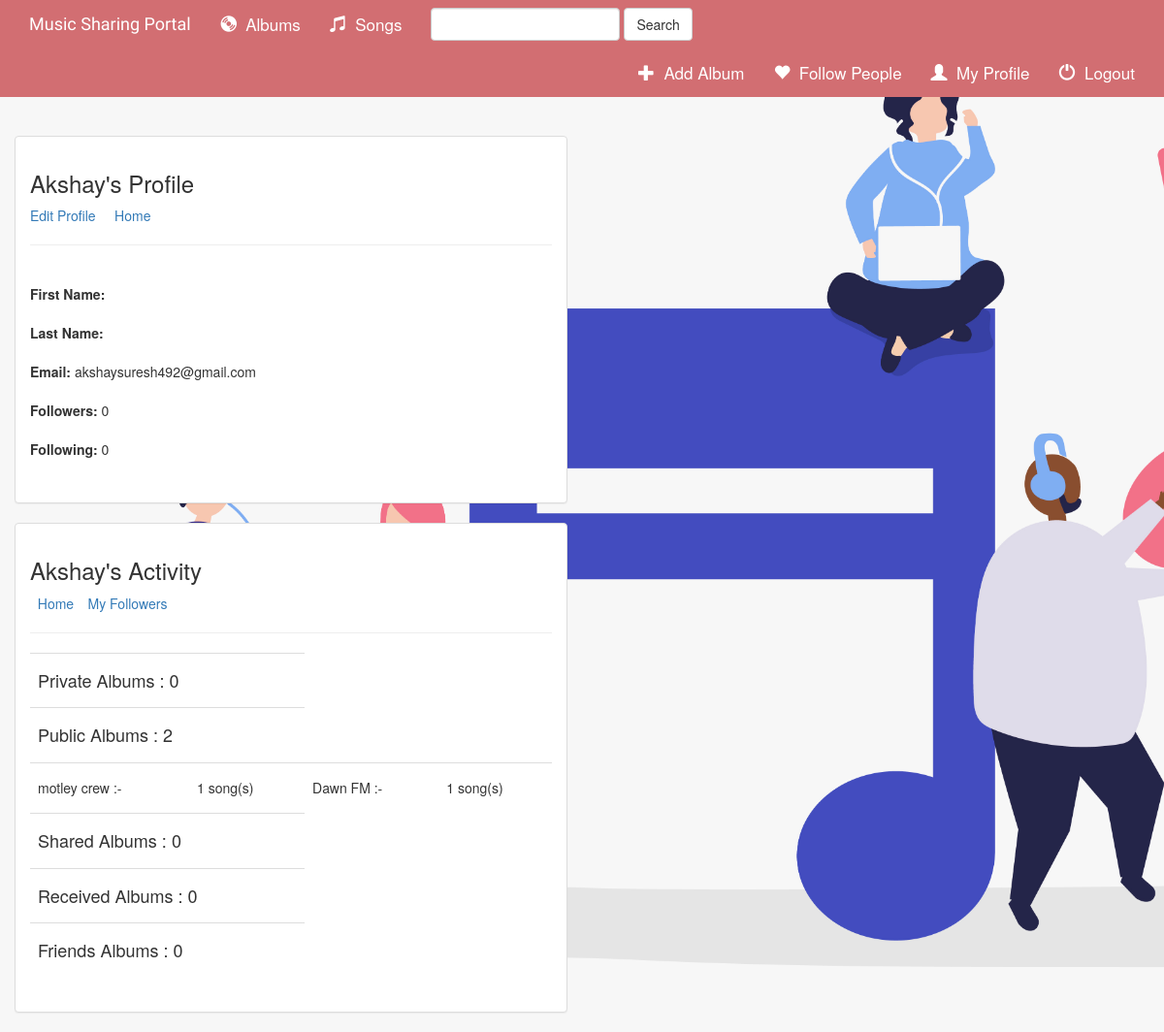
Page /users/profile/ (signed in) on the committed database.
### music/models.py (models this page shows, shortened)
class Album(models.Model):
    user = models.ForeignKey(User, default=1,on_delete=models.CASCADE)
    artist = models.CharField(max_length=250)
    album_title = models.CharField(max_length=500)
    genre = models.CharField(max_length=100)
    album_logo = models.FileField(upload_to="album_logos/")
    is_favorite = models.BooleanField(default=False)
    is_private = models.BooleanField(default=True,help_text="Is this a private album ? ")
    total_songs = models.IntegerField(default=0)
    shared = models.BooleanField(default=False)

### users/views.py (the view)
# urls.py: path('profile/', views.profile, name="profile"),
def profile(request):
    followee = Friend.objects.filter(follower__username__exact=request.user.username)
    following_count = followee.count()
    friends_albums = []
    for follo in followee:
        x = Album.objects.filter(Q(user=follo.followee)).exclude(is_private=True)
        friends_albums = list(chain(friends_albums, x))
    print(friends_albums)
    received_albums = Shared_album.objects.filter(receiver=request.user)
    public_albums = Album.objects.exclude(user=request.user).filter(is_private=False)
    private_albums = Album.objects.filter(user=request.user,is_private=True)
    followers = Friend.objects.filter(followee__username__exact=request.user.username)
    followers_count = followers.count()
    list_of_ids = []
    for pa in private_albums:
        list_of_ids.append(pa.id)
    shared_albums = Shared_album.objects.filter(album_title_id__in=list_of_ids)
    context = {
        'private_albums': private_albums,  # unique albums
        'received_albums': received_albums,
        'public_albums': public_albums,
        'shared_albums':shared_albums,
        'friends_albums': friends_albums,
        'following_count':following_count,
        'followers_count': followers_count
    }
    return render(request, 'users/profile.html', context)

### templates/users/profile.html (shortened to what this page needs)
{% extends 'base.html' %}
{% block body %}
     <br><br>
    <div class="container-fluid">
        <div class="row">
            <div class="col-sm-12 col-md-6">
                <div class="panel panel-default">
                    <div class="panel-body">
                        <h3>{{ request.session.username }}'s Profile</h3>
                        <a href="{% url 'users:edit_profile' %}">Edit Profile</a>&nbsp;&nbsp;&nbsp;&nbsp;
                        <a href="{% url 'users:index' %}">Home</a>
                        <hr>
                        <br>
                        <p>
                            <b>First Name:</b> {{ request.session.first_name }}<br><br>
                            <b>Last Name:</b> {{ request.session.last_name }} <br><br>
                            <b>Email:</b> {{ request.session.email }} <br><br>
                            <b>Followers:</b> {{ followers_count }} <br><br>
                            <b>Following:</b> {{ following_count }} <br><br>
                        </p>
                    </div>
                </div>
            </div>
        </div>
        <div class="row">
            <div class="col-sm-12 col-md-6">
                <div class="panel panel-default">
                    <div class="panel-body">
                        <h3>{{ request.session.username }}'s Activity</h3>&nbsp;
                        <a href="{% url 'users:index' %}">Home</a>
                        <a href="{% url 'users:my_followers' %}">&emsp14;&emsp14;&emsp14;My Followers</a>
                        <hr>
                        <table class="table">
                            <tbody>
                            <tr>
                                <td colspan="2"><h4>Private Albums : {{ private_albums | length }} <br></h4></td>
                            </tr>
                            <tr>
                                <td colspan="2"><h4>Public Albums : {{ public_albums | length }} <br></h4></td>
                            </tr>
                            <tr>
                                {% for album in public_albums %}
                                    <td><h5>{{ album.album_title }} :- <br></h5></td>
                                    {% if album.total_songs is null %}
                                        <td><h5> 0 song(s) <br></h5></td>
                                    {% else %}
                                        <td><h5>{{ album.total_songs }} song(s) <br></h5></td>
                                    {% endif %}
                                {% endfor %}
                            </tr>
                            <tr>
                                <td colspan="2"><h4>Shared Albums : {{ shared_albums | length }} <br></h4></td>
                            </tr>
                            <tr>
                                <td colspan="2"><h4>Received Albums : {{ received_albums | length }} <br></h4></td>
                            </tr>
                            <tr>
                                <td colspan="2"><h4>Friends Albums : {{ friends_albums | length }} <br></h4></td>
                            </tr>
                            </tbody>
                        </table>
                    </div>
                </div>
            </div>
        </div>
    </div>
{% endblock %}

### static/music/style.css (style rules this page uses)
body { background: url("images/bgmusic.jpg"); height: 100%; background-repeat: no-repeat; background-size: cover; }
html { height: 100%; }

### rows in the picture
Album: album_title "motley crew", total_songs "1"
Album: album_title "Dawn FM", total_songs "1"

### other values in the picture
{{ request.session.username }} "Akshay"
{{ request.session.email }} "akshaysuresh492@gmail.com"
{{ followers_count }} "0"
{{ following_count }} "0"
{{ private_albums | length }} "0"
{{ public_albums | length }} "2"
{{ shared_albums | length }} "0"
{{ received_albums | length }} "0"
{{ friends_albums | length }} "0"
